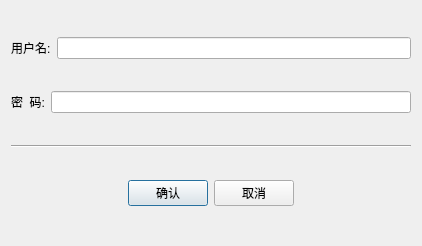
<?xml version="1.0" encoding="UTF-8"?>
<ui version="4.0">
 <class>LoginDlg</class>
 <widget class="QDialog" name="LoginDlg">
  <property name="geometry">
   <rect>
    <x>0</x>
    <y>0</y>
    <width>422</width>
    <height>246</height>
   </rect>
  </property>
  <property name="windowTitle">
   <string>请输入用户名和密码</string>
  </property>
  <layout class="QVBoxLayout" name="verticalLayout">
   <item>
    <layout class="QHBoxLayout" name="horizontalLayout">
     <item>
      <widget class="QLabel" name="label">
       <property name="text">
        <string>用户名:</string>
       </property>
      </widget>
     </item>
     <item>
      <widget class="QLineEdit" name="txtName"/>
     </item>
    </layout>
   </item>
   <item>
    <layout class="QHBoxLayout" name="horizontalLayout_2">
     <item>
      <widget class="QLabel" name="label_2">
       <property name="text">
        <string>密  码:</string>
       </property>
      </widget>
     </item>
     <item>
      <widget class="QLineEdit" name="txtPwd">
       <property name="echoMode">
        <enum>QLineEdit::Password</enum>
       </property>
      </widget>
     </item>
    </layout>
   </item>
   <item>
    <widget class="Line" name="line">
     <property name="orientation">
      <enum>Qt::Horizontal</enum>
     </property>
    </widget>
   </item>
   <item>
    <layout class="QHBoxLayout" name="horizontalLayout_4">
     <item>
      <spacer name="horizontalSpacer">
       <property name="orientation">
        <enum>Qt::Horizontal</enum>
       </property>
       <property name="sizeHint" stdset="0">
        <size>
         <width>40</width>
         <height>20</height>
        </size>
       </property>
      </spacer>
     </item>
     <item>
      <layout class="QHBoxLayout" name="horizontalLayout_3">
       <item>
        <widget class="QPushButton" name="btnOK">
         <property name="text">
          <string>确认</string>
         </property>
        </widget>
       </item>
       <item>
        <widget class="QPushButton" name="btnCancel">
         <property name="text">
          <string>取消</string>
         </property>
        </widget>
       </item>
      </layout>
     </item>
     <item>
      <spacer name="horizontalSpacer_2">
       <property name="orientation">
        <enum>Qt::Horizontal</enum>
       </property>
       <property name="sizeHint" stdset="0">
        <size>
         <width>40</width>
         <height>20</height>
        </size>
       </property>
      </spacer>
     </item>
    </layout>
   </item>
  </layout>
 </widget>
 <layoutdefault spacing="6" margin="11"/>
 <resources/>
 <connections/>
</ui>
